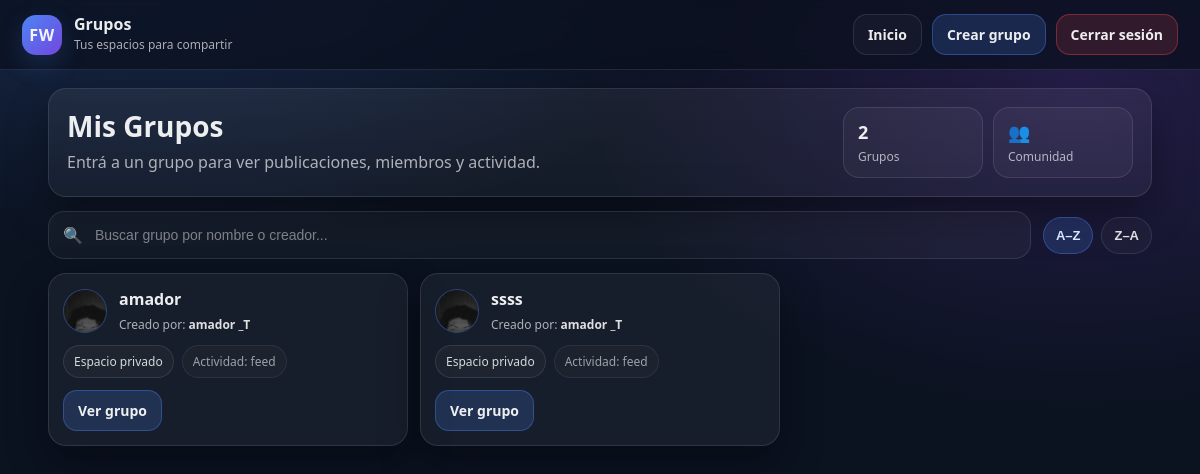
The app's page /grupos (signed in), older data.
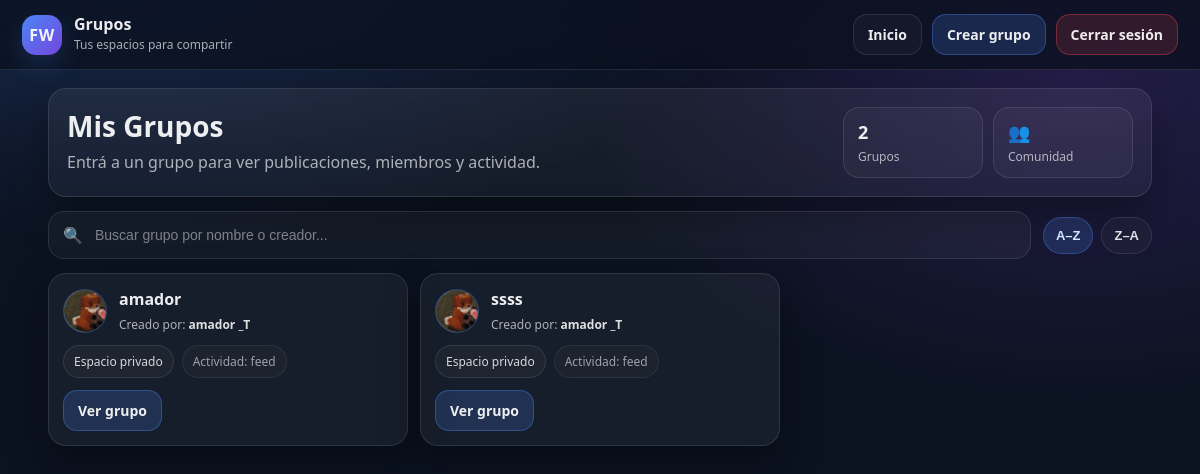
The same page, newer data.
### tables this page shows
CREATE TABLE grupos (
    id INTEGER PRIMARY KEY AUTOINCREMENT,
    nombre TEXT NOT NULL,
    creador_id INTEGER NOT NULL,
    fecha_creacion TIMESTAMP DEFAULT CURRENT_TIMESTAMP,
    FOREIGN KEY(creador_id) REFERENCES users(id)
);

CREATE TABLE users (
    id INTEGER PRIMARY KEY AUTOINCREMENT,
    nombre TEXT NOT NULL,
    apellido TEXT NOT NULL,
    email TEXT UNIQUE NOT NULL,
    password TEXT NOT NULL,
    fecha_nac TEXT,
    municipio TEXT,
    pais TEXT,
    foto TEXT
, telefono TEXT, direccion TEXT, estado_civil TEXT, bio TEXT, activo INTEGER DEFAULT 0);

### app.py (the view)
@app.route('/grupos')
def grupos():
    if 'user_id' not in session:
        return redirect('/login')
    user_id = session['user_id']
    with sqlite3.connect("database.db") as conn:
        c = conn.cursor()
        c.execute("""
            SELECT g.id, g.nombre, u.nombre, u.apellido, u.foto
            FROM grupos g
            JOIN grupos_miembros gm ON g.id = gm.grupo_id
            JOIN users u ON g.creador_id = u.id
            WHERE gm.user_id = ?
            ORDER BY g.id DESC
        """, (user_id,))
        grupos = c.fetchall()
    return render_template("grupos.html", grupos=grupos)

### templates/grupos.html (shortened to what this page needs)
<!DOCTYPE html>
<html lang="es">
<head>
  <link rel="stylesheet" href="/static/grupos.css">
</head>
<body>
  <header class="topbar">
    <div class="brand">
      <div class="logo">FW</div>
      <div class="brand-text">
        <div class="brand-title">Grupos</div>
        <div class="brand-sub">Tus espacios para compartir</div>
      </div>
    </div>
    <div class="top-actions">
      <a class="btn ghost" href="/user_home">Inicio</a>
      <a class="btn primary" href="/crear_grupo">Crear grupo</a>
      <a class="btn danger" href="/logout">Cerrar sesión</a>
    </div>
  </header>
  <main class="page">
    <section class="hero">
      <div class="hero-left">
        <h1>Mis Grupos</h1>
        <p>Entrá a un grupo para ver publicaciones, miembros y actividad.</p>
      </div>
      <div class="hero-right">
        <div class="stat">
          <div class="stat-num">{{ grupos|length }}</div>
          <div class="stat-label">Grupos</div>
        </div>
        <div class="stat">
          <div class="stat-num">👥</div>
          <div class="stat-label">Comunidad</div>
        </div>
      </div>
    </section>
    <section class="tools">
      <div class="search-wrap">
        <span class="search-ico">🔍</span>
        <input id="search" type="text" placeholder="Buscar grupo por nombre o creador..." autocomplete="off">
      </div>
      <div class="chips">
        <button class="chip active" type="button" data-sort="az">A–Z</button>
        <button class="chip" type="button" data-sort="za">Z–A</button>
      </div>
    </section>
    <section class="grid" id="grid">
      {% for g in grupos %}
      <article class="card group"
               data-name="{{ (g[1] or '')|lower }}"
               data-creator="{{ ((g[2] or '') ~ ' ' ~ (g[3] or ''))|lower }}">
        <div class="card-head">
          <div class="badge">
            {% if g[4] and g[4] != "" %}
              <img src="/{{ g[4].replace('\\','/') }}" class="avatar" alt="Creador">
            {% else %}
              <img src="/static/default_user.png" class="avatar" alt="Sin foto">
            {% endif %}
          </div>
          <div class="head-text">
            <h3 class="group-name">{{ g[1] }}</h3>
            <p class="creator">
              Creado por: <b>{{ g[2] }} {{ g[3] }}</b>
            </p>
          </div>
        </div>
        <div class="meta">
          <span class="tag">Espacio privado</span>
          <span class="tag muted">Actividad: feed</span>
        </div>
        <div class="card-actions">
          <a class="btn primary" href="/grupo/{{ g[0] }}">Ver grupo</a>
        </div>
      </article>
      {% endfor %}
    </section>
  </main>
</body>
</html>

Row changes from the older to the newer data that the page shows:
changed through a linked row, grupos (number 1 of 2 on the later page): foto: picture added in place of a placeholder
changed through a linked row, grupos "ssss": foto: picture added in place of a placeholder
